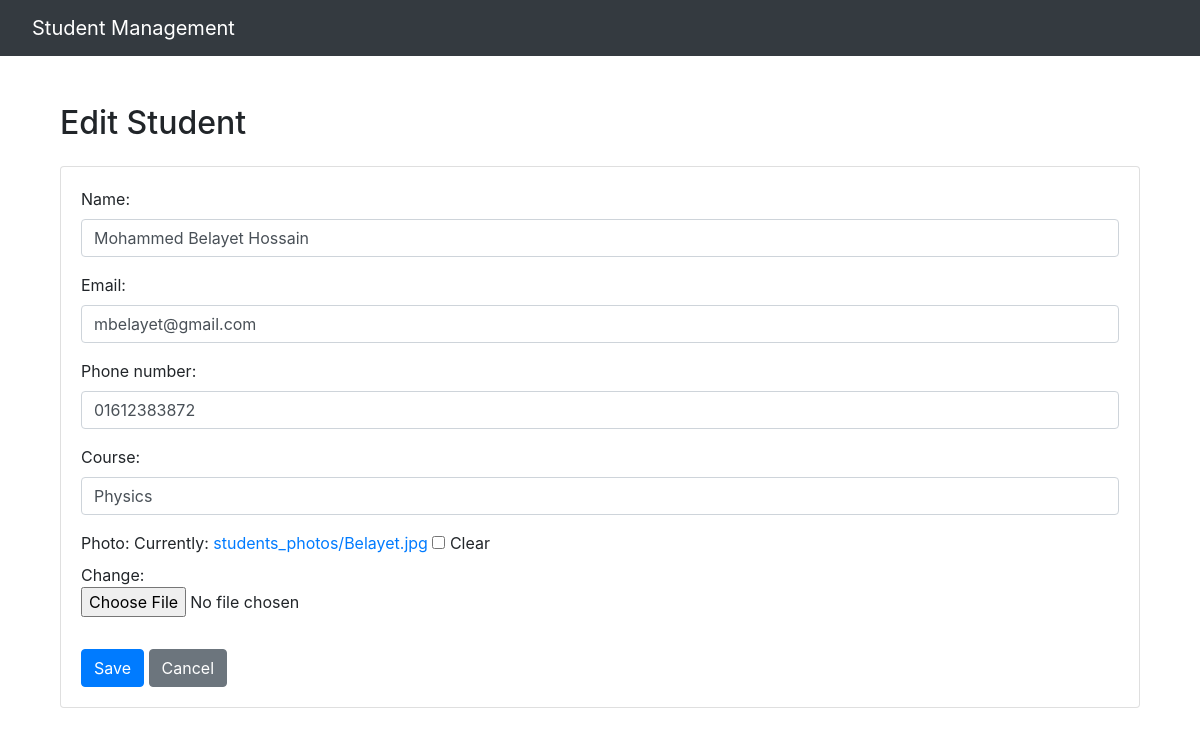
The page /student/1/edit/ on the database its author committed.
### student_app/models.py (models this page shows, shortened)
class Student(models.Model):
    name = models.CharField(max_length=100)
    email = models.EmailField(unique=True)
    phone_number = models.CharField(max_length=15)
    course = models.CharField(max_length=100)
    photo = models.ImageField(upload_to='students_photos/', blank=True, null=True)

### student_app/views.py (the view, shortened to what this page needs)
# urls.py: path('student/<int:pk>/edit/', StudentUpdateView.as_view(), name='student_edit'),
class StudentUpdateView(UpdateView):
    model = Student
    form_class = StudentForm
    template_name = 'students/student_form.html'
    success_url = reverse_lazy('student_list')

### student_app/forms.py
class StudentForm(forms.ModelForm):
    class Meta:
        model = Student
        fields = ['name', 'email', 'phone_number', 'course', 'photo']
        widgets = {
            'name': forms.TextInput(attrs={'class': 'form-control'}),
            'email': forms.EmailInput(attrs={'class': 'form-control'}),
            'phone_number': forms.TextInput(attrs={'class': 'form-control'}),
            'course': forms.TextInput(attrs={'class': 'form-control'}),
            'photo': forms.ClearableFileInput(attrs={'class': 'form-control-file'}),
        }

### student_app/templates/students/student_form.html (shortened to what this page needs)
{% extends 'base.html' %}
{% block content %}
<div class="container mt-5">
    <h2 class="mb-4">{{ form.instance.pk|yesno:"Edit Student,Add Student" }}</h2>
    <div class="card">
        <div class="card-body">
            <form method="post" enctype="multipart/form-data">
                {{ form.as_p }}
                <button type="submit" class="btn btn-primary mt-3">Save</button>
                <a href="{% url 'student_list' %}" class="btn btn-secondary mt-3">Cancel</a>
            </form>
        </div>
    </div>
</div>
{% endblock %}

### rows shown on the page
Student: instance.pk "Edit Student", name "Mohammed Belayet Hossain", email "mbelayet@gmail.com", phone_number "01612383872", course "Physics"
